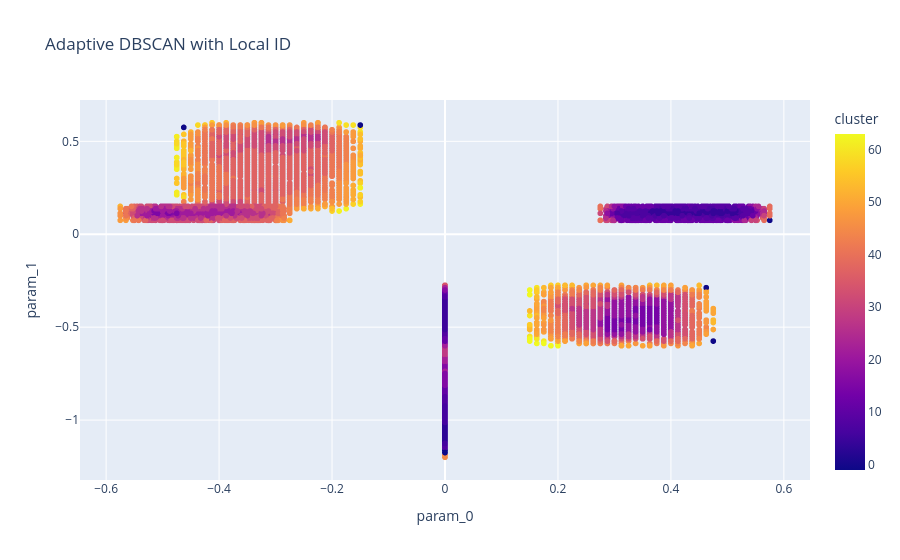

Notebook code for this chart:
### Code cell
import plotly.express as px
df = pd.DataFrame(X, columns=["param_0", "param_1"])
df["ID"] = local_id
df["cluster"] = labels

fig = px.scatter(df, x="param_0", y="param_1", color="cluster",
                 hover_data=["ID"], title="Adaptive DBSCAN with Local ID")
fig.show()

### Figure 1 — Plotly figure (JSON) as saved in the notebook; plotly's stock layout.template omitted (floating-point values rounded to 4 significant figures; data arrays with more than 128 entries replaced by an {"elided": "..."} marker saying what was removed)
{"data": [{"customdata": {"elided": "9000x1 float values"}, "hovertemplate": "param_0=%{x}<br>param_1=%{y}<br>ID=%{customdata[0]}<br>cluster=%{marker.color}<extra></extra>", "legendgroup": "", "marker": {"color": {"elided": "9000 int values"}, "coloraxis": "coloraxis", "symbol": "circle"}, "mode": "markers", "name": "", "showlegend": false, "type": "scattergl", "x": {"elided": "9000 float values"}, "xaxis": "x", "y": {"elided": "9000 float values"}, "yaxis": "y"}], "layout": {"coloraxis": {"colorbar": {"title": {"text": "cluster"}}, "colorscale": [[0, "#0d0887"], [0.1111, "#46039f"], [0.2222, "#7201a8"], [0.3333, "#9c179e"], [0.4444, "#bd3786"], [0.5556, "#d8576b"], [0.6667, "#ed7953"], [0.7778, "#fb9f3a"], [0.8889, "#fdca26"], [1, "#f0f921"]]}, "legend": {"tracegroupgap": 0}, "title": {"text": "Adaptive DBSCAN with Local ID"}, "xaxis": {"anchor": "y", "domain": [0, 1], "title": {"text": "param_0"}}, "yaxis": {"anchor": "x", "domain": [0, 1], "title": {"text": "param_1"}}}}
